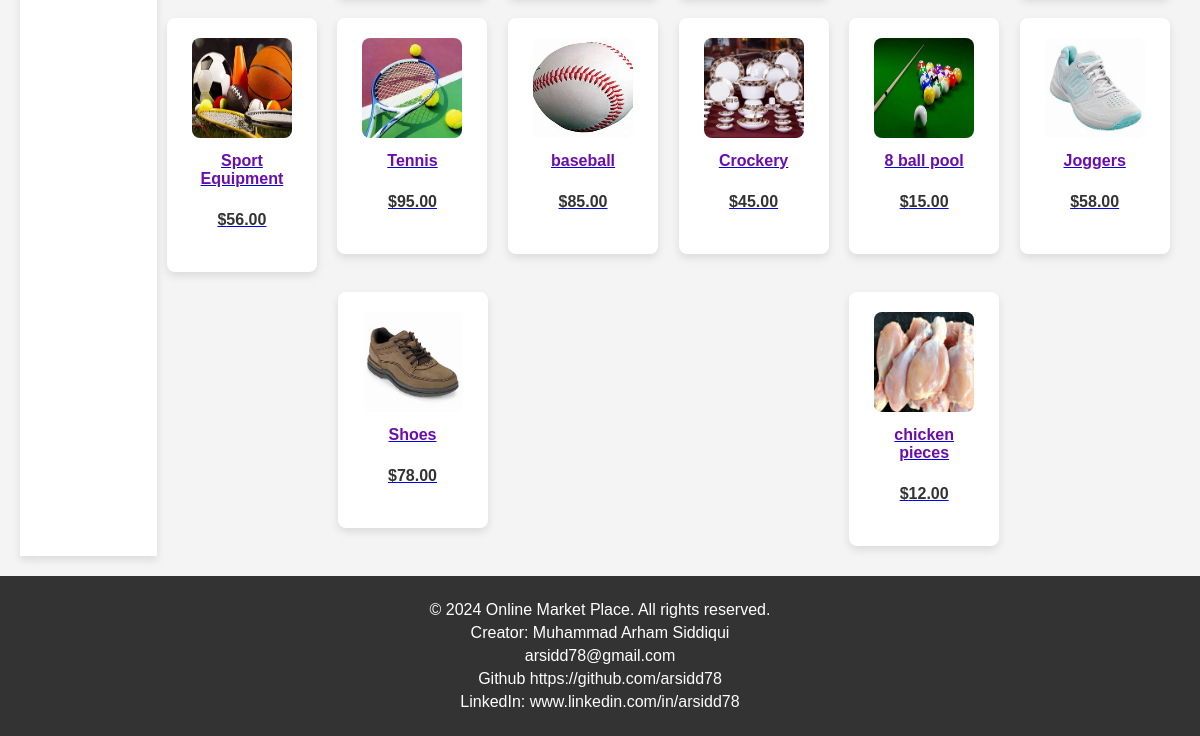
Page /view_all/ (lower part) on the earlier database version.
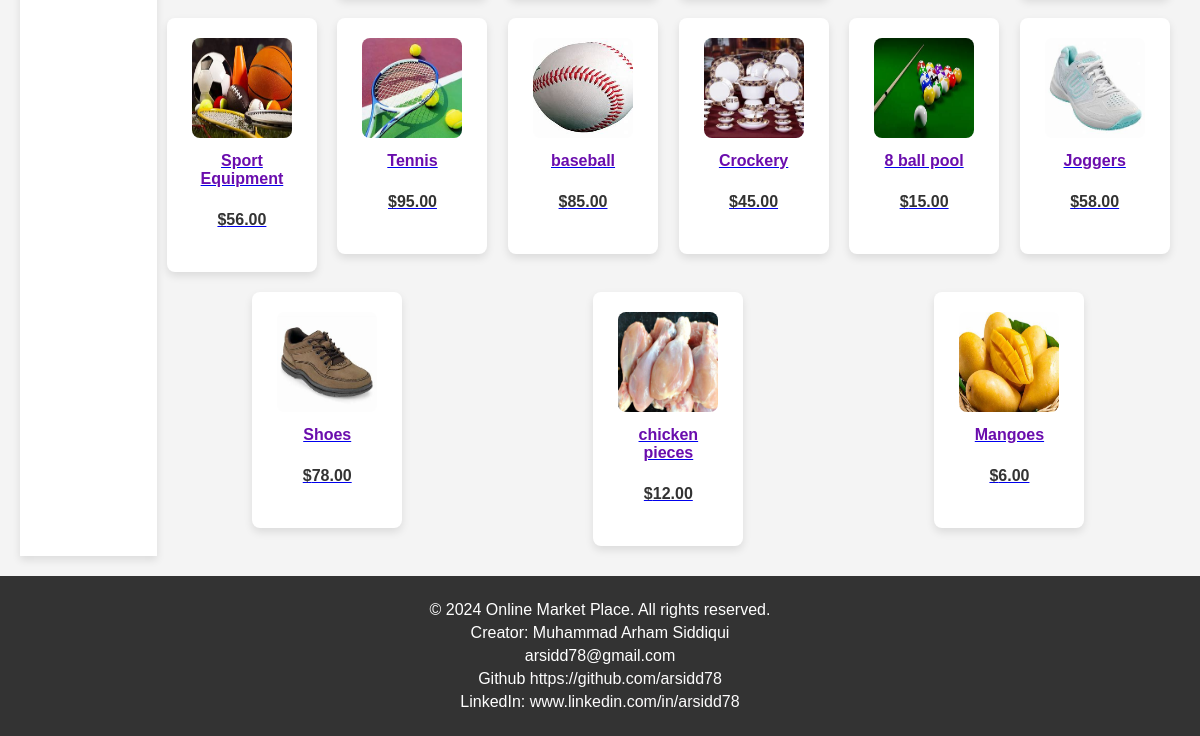
Same page on the later database version.
### product/models.py (models this page shows, shortened)
class Products(models.Model):
    name = models.ForeignKey(User,on_delete=models.CASCADE)
    product_name = models.CharField(max_length=200)
    product_description = models.TextField(max_length=500)
    product_price = models.DecimalField('Price',max_digits=7,decimal_places=2)
    product_discounted_price = models.DecimalField('Discounted Price',max_digits=7,decimal_places=2,null=True,blank=True)
    product_delivery_charge = models.IntegerField(default=0)
    product_tax_rate = models.DecimalField(decimal_places=3,max_digits=5, null= True, blank= True)
    product_specification = models.TextField(null= True, blank= True)
    product_posted_date = models.DateField( auto_now_add=True)
    product_images = models.ImageField(upload_to='products/')
    product_images2 = models.ImageField(null=True,blank=True,upload_to='products/')
    product_images3 = models.ImageField(null=True,blank=True,upload_to='products/')
    product_images4 = models.ImageField(null=True,blank=True,upload_to='products/')
    product_images5 = models.ImageField(null=True,blank=True,upload_to='products/')
    categories_choices = product_categories = {
    "ELECTRONICS": "Electronics",
    "CLOTHING & ACCESSORIES": "Clothing & Accessories",
    "HOME & KITCHEN": "Home & Kitchen",
    "BEAUTY & PERSONAL CARE": "Beauty & Personal Care",
    "HEALTH & FITNESS": "Health & Fitness",
    "TOYS & GAMES": "Toys & Games",
    "BOOKS & MEDIA": "Books & Media",
    "AUTOMOTIVE": "Automotive",
    "SPORTS & OUTDOORS": "Sports & Outdoors",
    "PET SUPPLIES": "Pet Supplies",
    "HOME APPLIANCES": "Home Appliances",
    "OFFICE SUPPLIES": "Office Supplies",
    "FURNITURE & DECOR": "Furniture & Decor",
    "JEWELRY & WATCHES": "Jewelry & Watches",
    "BABY & TODDLER": "Baby & Toddler",
    "FOOD & GROCERIES": "Food & Groceries",
    "ARTS & CRAFTS": "Arts & Crafts",
    "MUSICAL INSTRUMENTS": "Musical Instruments",
    "GARDEN & OUTDOOR LIVING": "Garden & Outdoor Living",
    "TRAVEL & LUGGAGE": "Travel & Luggage",
    "SMARTPHONE": "Smartphone",
    "LAPTOP": "Laptop",
    "CAMERA": "Camera",
    "TV": "TV",
    "HEADPHONE": "Headphone",
    "GADGET": "Gadget",
    "APPAREL": "Apparel",
    "BAG": "Bag",
    "JEWELRY": "Jewelry",
    "SUNGLASSES": "Sunglasses",
    "WATCH": "Watch",
    "HOME IMPROVEMENT": "Home Improvement",
    "DECOR": "Decor",
    "KITCHEN APPLIANCES": "Kitchen Appliances",
    "COOKWARE": "Cookware",
    "FURNITURE": "Furniture",
    "SKINCARE": "Skincare",
    "MAKEUP": "Makeup",
    "HAIRCARE": "Haircare",
    "GROOMING": "Grooming",
    "FRAGRANCES": "Fragrances",
    "EXERCISE EQUIPMENT": "Exercise Equipment",
    "NUTRITIONAL SUPPLEMENTS": "Nutritional Supplements",
    "FITNESS TRACKERS": "Fitness Trackers",
    "YOGA MATS": "Yoga Mats",
    "TOYS": "Toys",
    "BOARD GAMES": "Board Games",
    "PUZZLES": "Puzzles",
    "EDUCATIONAL TOYS": "Educational Toys",
    "OUTDOOR PLAY EQUIPMENT": "Outdoor Play Equipment",
    "BOOKS": "Books",
    "E-BOOKS": "E-books",
    "AUDIOBOOKS": "Audiobooks",
    "DVDS": "DVDs",
    "CDS": "CDs",
    "DIGITAL MEDIA": "Digital Media",
    "CAR PARTS": "Car Parts",
    "ACCESSORIES": "Accessories",
    "TOOLS": "Tools",
    "MAINTENANCE SUPPLIES": "Maintenance Supplies",
    "ELECTRONICS": "Electronics",
    "SPORTING EQUIPMENT": "Sporting Equipment",
    "CAMPING GEAR": "Camping Gear",
    "HIKING GEAR": "Hiking Gear",
    "OUTDOOR CLOTHING": "Outdoor Clothing",
    "FOOD": "Food",
    "TOYS": "Toys",
    "GROOMING PRODUCTS": "Grooming Products",
    "BEDS": "Beds",
    "CARRIERS": "Carriers",
    "LARGE APPLIANCES": "Large Appliances",
    "SMALL APPLIANCES": "Small Appliances",
    "STATIONERY": "Stationery",
    "DESK ORGANIZERS": "Desk Organizers",
    "PRINTERS": "Printers",
    "OFFICE FURNITURE": "Office Furniture",
    "TECHNOLOGY ACCESSORIES": "Technology Accessories",
    "SOFAS": "Sofas",
    "CHAIRS": "Chairs",
    "TABLES": "Tables",
    "LIGHTING FIXTURES": "Lighting Fixtures",
    "RUGS": "Rugs",
    "RINGS": "Rings",
    "NECKLACES": "Necklaces",
    "BRACELETS": "Bracelets",
    "EARRINGS": "Earrings",
    "WATCHES": "Watches",
    "CLOTHING": "Clothing",
    "DIAPERS": "Diapers",
    "FEEDING SUPPLIES": "Feeding Supplies",
    "STROLLERS": "Strollers",
    "TOYS": "Toys",
    "NON-PERISHABLE FOOD": "Non-perishable Food",
    "SNACKS": "Snacks",
    "BEVERAGES": "Beverages",
    "GOURMET FOODS": "Gourmet Foods",
    "SPICES": "Spices",
    "ART SUPPLIES": "Art Supplies",
    "CRAFTING MATERIALS": "Crafting Materials",
    "DIY KITS": "DIY Kits",
    "SEWING SUPPLIES": "Sewing Supplies",
    "GUITARS": "Guitars",
    "KEYBOARDS": "Keyboards",
    "DRUMS": "Drums",
    "VIOLINS": "Violins",
    "WIND INSTRUMENTS": "Wind Instruments",
    "GARDENING TOOLS": "Gardening Tools",
    "PLANTS": "Plants",
    "OUTDOOR FURNITURE": "Outdoor Furniture",
    "BBQ GRILLS": "BBQ Grills",
    "LUGGAGE SETS": "Luggage Sets",
    "BACKPACKS": "Backpacks",
    "TRAVEL ACCESSORIES": "Travel Accessories",
    "TOILETRIES": "Toiletries",
    "OUTDOOR GEAR": "Outdoor Gear"
    }
    product_category = models.CharField('category',max_length=100,choices=categories_choices)
    product_quantity = models.PositiveIntegerField()
    sellor_name = models.CharField(max_length=100)
    company_name = models.CharField(null= True, blank= True, max_length=200)
    product_website = models.URLField(null= True,blank=True)

### product/views.py (the view)
# urls.py: path('view_all/',views.view_all,name='view_all'),
def view_all(request):
    products = Products.objects.all()
    context = {'products':products}
    return render(request,'product/view_all.html',context)

### product/templates/product/view_all.html (shortened to what this page needs)
{% load static %}
<!DOCTYPE html>
<html lang="en">
<head>
    <link rel="stylesheet" href="{% static 'product/index_style.css' %}">
</head>
<body>
    <div class="main-content">
        <aside class="aside_links">
        </aside>
        <div class="article_product_list">
            {% for product in products %}
                <a href="{% url 'product:details' product.id %}" class="product_detailslink">
                    <article class="product_data">
                        <img src="{{ product.product_images.url }}" alt="{{ product.product_name }}" width="100" height="100" >
                        <br>
                        <label class="discounted_price">{{ product.product_name }}</label><br>
                        {% if product.product_discounted_price %}
                            <label>${{ product.product_price }} ${{ product.product_discounted_price }}</label><br>
                        {% else %}
                            <label class="price">${{ product.product_price }}</label><br>
                        {% endif %}
                    </article>
                </a>
            {% endfor %}
        </div>
    </div>
</body>
<footer class="footer">
    <p>&copy; 2024 Online Market Place. All rights reserved.</p>
    <p>Creator: Muhammad Arham Siddiqui</p>
    <p>arsidd78@gmail.com</p>
    <p>Github <a href="https://github.com/arsidd78">https://github.com/arsidd78</a></p>
    <p>LinkedIn: <a href="www.linkedin.com/in/arsidd78">www.linkedin.com/in/arsidd78</a> </p>
</footer>
</html>

Differences in the rows shown:
added Products: product_images (picture), product_name "Mangoes", product_price "6.00"
